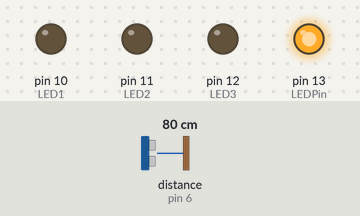
Bench run of a sketch on a simulated Arduino Uno, built with avr-gcc and run on an emulated ATmega328P. Shown: output pins drawn as LEDs (lit = HIGH). Wiring (inferred from the names in the program): ultrasonic range finder: trigger pin 7; echo pin 6. The test bench sets the inputs (shaded band); at power-on: distance to the obstacle (sensor on pin 6) 80 cm. The echo pulse lasts 58.3 µs per cm; pins used as bus, display or sensor lines are not drawn; what the sketch prints to the serial monitor is not drawn.

Above: at 1.2 s.
1.3 s: distance to the obstacle (sensor on pin 6) set to 34 cm
3.2 s: distance to the obstacle (sensor on pin 6) set to 27 cm
At 3.7 s:
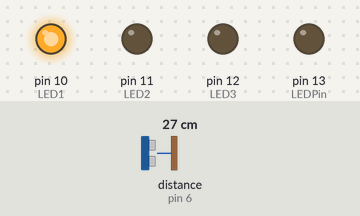
4.7 s: distance to the obstacle (sensor on pin 6) set to 24 cm
6.6 s: distance to the obstacle (sensor on pin 6) set to 19 cm
At 7.1 s:
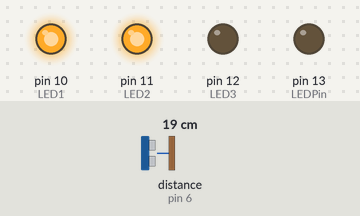
8.1 s: distance to the obstacle (sensor on pin 6) set to 13 cm
9.6 s: distance to the obstacle (sensor on pin 6) set to 10 cm
At 10.7 s:
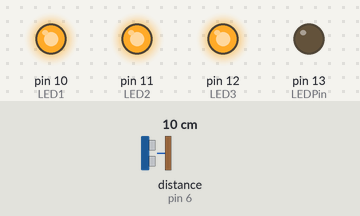
Timing chart, 0 to 12.1 s (numbered marks = the images above; inputs shaded):
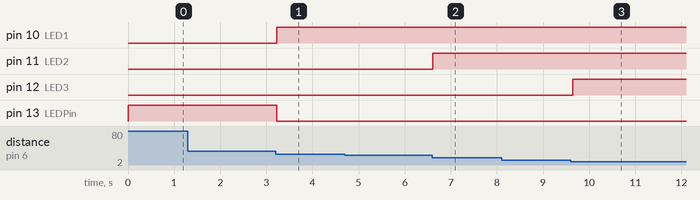

Measured:
- the behaviour switches between 32 and 31 cm on distance to the obstacle (sensor on pin 6) (found by bisection; images 0 and 1)
- the behaviour switches between 22 and 21 cm on distance to the obstacle (sensor on pin 6) (found by bisection; images 1 and 2)
- the behaviour switches between 12 and 11 cm on distance to the obstacle (sensor on pin 6) (found by bisection; images 2 and 3)
- after the input at 1.3 s, every drawn part: stays the same
- after the input at 3.2 s, pin 10 (LED1): LOW → HIGH at once; pin 13 (LEDPin): HIGH → LOW at once
- after the input at 4.7 s, every drawn part: stays the same
- after the input at 6.6 s, pin 11 (LED2): LOW → HIGH at once
- after the input at 8.1 s, every drawn part: stays the same
- after the input at 9.6 s, pin 12 (LED3): LOW → HIGH after 0.05 s

The sketch:

Part_5.ino
```cpp
//Part 5

#define echoPin 6 // Echo Pin
#define trigPin 7 // Trigger Pin
#define LEDPin 13 // Onboard LED
#define LED1 10
#define LED2 11
#define LED3 12

int maximumRange = 100; // Maximum range needed
int minimumRange = 0; // Minimum range needed
long duration, distance; // Duration used to calculate distance

void setup() {
 Serial.begin (9600);
 pinMode(trigPin, OUTPUT);
 pinMode(echoPin, INPUT);
 pinMode(LEDPin, OUTPUT);
 pinMode(LED1, OUTPUT);
 pinMode(LED2, OUTPUT);
 pinMode(LED3, OUTPUT);
}

void loop() {
 digitalWrite(trigPin, LOW);
 delayMicroseconds(2);

 digitalWrite(trigPin, HIGH);
 delayMicroseconds(10);

 digitalWrite(trigPin, LOW);
 duration = pulseIn(echoPin, HIGH);

 //Calculate the distance (in cm) based on the speed of sound.
 distance = duration/58.2;

 if (distance >= maximumRange || distance <= minimumRange){
 Serial.println("Out of range");
 digitalWrite(LEDPin, HIGH);
 digitalWrite(LED1, LOW);
 digitalWrite(LED2, LOW);
 digitalWrite(LED3, LOW);
 }

 else if (distance > minimumRange && distance <= 10){
 Serial.println(distance + "cm");
 digitalWrite(LEDPin, LOW);
 digitalWrite(LED1, HIGH);
 digitalWrite(LED2, HIGH);
 digitalWrite(LED3, HIGH);
 }

 else if (distance > 10 && distance <= 20){
 Serial.println(distance + "cm");
 digitalWrite(LEDPin, LOW);
 digitalWrite(LED1, HIGH);
 digitalWrite(LED2, HIGH);
 digitalWrite(LED3, LOW);
 }

 else if (distance > 20 && distance <= 30){
 Serial.println(distance + "cm");
 digitalWrite(LEDPin, LOW);
 digitalWrite(LED1, HIGH);
 digitalWrite(LED2, LOW);
 digitalWrite(LED3, LOW);
 }

 else if (distance > 30 && distance < maximumRange){
 Serial.println(distance + "cm");
 digitalWrite(LEDPin, HIGH);
 digitalWrite(LED1, LOW);
 digitalWrite(LED2, LOW);
 digitalWrite(LED3, LOW);
 }
//Delay 50ms before next reading.
 delay(50);
}
```
